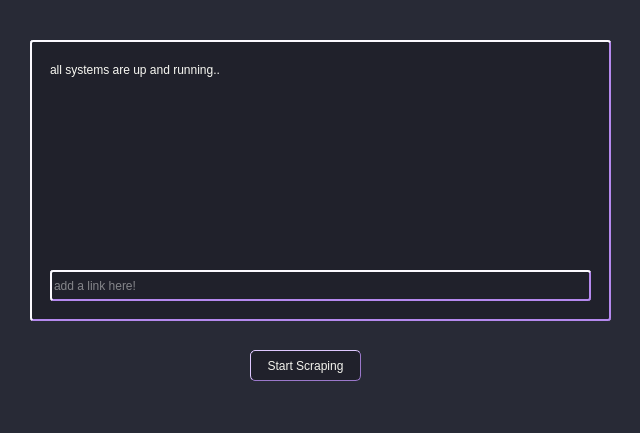
<?xml version="1.0" encoding="UTF-8"?>
<ui version="4.0">
 <class>MainWindow</class>
 <widget class="QMainWindow" name="MainWindow">
  <property name="geometry">
   <rect>
    <x>0</x>
    <y>0</y>
    <width>640</width>
    <height>433</height>
   </rect>
  </property>
  <property name="minimumSize">
   <size>
    <width>640</width>
    <height>433</height>
   </size>
  </property>
  <property name="maximumSize">
   <size>
    <width>640</width>
    <height>433</height>
   </size>
  </property>
  <property name="palette">
   <palette>
    <active>
     <colorrole role="WindowText">
      <brush brushstyle="SolidPattern">
       <color alpha="216">
        <red>255</red>
        <green>255</green>
        <blue>255</blue>
       </color>
      </brush>
     </colorrole>
     <colorrole role="Button">
      <brush brushstyle="SolidPattern">
       <color alpha="255">
        <red>40</red>
        <green>42</green>
        <blue>54</blue>
       </color>
      </brush>
     </colorrole>
     <colorrole role="Light">
      <brush brushstyle="SolidPattern">
       <color alpha="255">
        <red>55</red>
        <green>55</green>
        <blue>55</blue>
       </color>
      </brush>
     </colorrole>
     <colorrole role="Midlight">
      <brush brushstyle="SolidPattern">
       <color alpha="255">
        <red>52</red>
        <green>52</green>
        <blue>52</blue>
       </color>
      </brush>
     </colorrole>
     <colorrole role="Dark">
      <brush brushstyle="SolidPattern">
       <color alpha="255">
        <red>191</red>
        <green>191</green>
        <blue>191</blue>
       </color>
      </brush>
     </colorrole>
     <colorrole role="Mid">
      <brush brushstyle="SolidPattern">
       <color alpha="255">
        <red>36</red>
        <green>36</green>
        <blue>36</blue>
       </color>
      </brush>
     </colorrole>
     <colorrole role="Text">
      <brush brushstyle="SolidPattern">
       <color alpha="216">
        <red>255</red>
        <green>255</green>
        <blue>255</blue>
       </color>
      </brush>
     </colorrole>
     <colorrole role="BrightText">
      <brush brushstyle="SolidPattern">
       <color alpha="255">
        <red>55</red>
        <green>55</green>
        <blue>55</blue>
       </color>
      </brush>
     </colorrole>
     <colorrole role="ButtonText">
      <brush brushstyle="SolidPattern">
       <color alpha="255">
        <red>0</red>
        <green>0</green>
        <blue>0</blue>
       </color>
      </brush>
     </colorrole>
     <colorrole role="Base">
      <brush brushstyle="SolidPattern">
       <color alpha="255">
        <red>40</red>
        <green>42</green>
        <blue>54</blue>
       </color>
      </brush>
     </colorrole>
     <colorrole role="Window">
      <brush brushstyle="SolidPattern">
       <color alpha="255">
        <red>40</red>
        <green>42</green>
        <blue>54</blue>
       </color>
      </brush>
     </colorrole>
     <colorrole role="Shadow">
      <brush brushstyle="SolidPattern">
       <color alpha="255">
        <red>0</red>
        <green>0</green>
        <blue>0</blue>
       </color>
      </brush>
     </colorrole>
     <colorrole role="Highlight">
      <brush brushstyle="SolidPattern">
       <color alpha="255">
        <red>49</red>
        <green>79</green>
        <blue>120</blue>
       </color>
      </brush>
     </colorrole>
     <colorrole role="HighlightedText">
      <brush brushstyle="SolidPattern">
       <color alpha="216">
        <red>255</red>
        <green>255</green>
        <blue>255</blue>
       </color>
      </brush>
     </colorrole>
     <colorrole role="Link">
      <brush brushstyle="SolidPattern">
       <color alpha="255">
        <red>80</red>
        <green>229</green>
        <blue>123</blue>
       </color>
      </brush>
     </colorrole>
     <colorrole role="LinkVisited">
      <brush brushstyle="SolidPattern">
       <color alpha="255">
        <red>255</red>
        <green>119</green>
        <blue>198</blue>
       </color>
      </brush>
     </colorrole>
     <colorrole role="AlternateBase">
      <brush brushstyle="SolidPattern">
       <color alpha="255">
        <red>152</red>
        <green>152</green>
        <blue>152</blue>
       </color>
      </brush>
     </colorrole>
     <colorrole role="NoRole">
      <brush brushstyle="SolidPattern">
       <color alpha="255">
        <red>0</red>
        <green>0</green>
        <blue>0</blue>
       </color>
      </brush>
     </colorrole>
     <colorrole role="ToolTipBase">
      <brush brushstyle="SolidPattern">
       <color alpha="63">
        <red>255</red>
        <green>255</green>
        <blue>255</blue>
       </color>
      </brush>
     </colorrole>
     <colorrole role="ToolTipText">
      <brush brushstyle="SolidPattern">
       <color alpha="255">
        <red>0</red>
        <green>0</green>
        <blue>0</blue>
       </color>
      </brush>
     </colorrole>
     <colorrole role="PlaceholderText">
      <brush brushstyle="SolidPattern">
       <color alpha="255">
        <red>0</red>
        <green>0</green>
        <blue>0</blue>
       </color>
      </brush>
     </colorrole>
    </active>
    <inactive>
     <colorrole role="WindowText">
      <brush brushstyle="SolidPattern">
       <color alpha="216">
        <red>255</red>
        <green>255</green>
        <blue>255</blue>
       </color>
      </brush>
     </colorrole>
     <colorrole role="Button">
      <brush brushstyle="SolidPattern">
       <color alpha="255">
        <red>50</red>
        <green>50</green>
        <blue>50</blue>
       </color>
      </brush>
     </colorrole>
     <colorrole role="Light">
      <brush brushstyle="SolidPattern">
       <color alpha="255">
        <red>55</red>
        <green>55</green>
        <blue>55</blue>
       </color>
      </brush>
     </colorrole>
     <colorrole role="Midlight">
      <brush brushstyle="SolidPattern">
       <color alpha="255">
        <red>52</red>
        <green>52</green>
        <blue>52</blue>
       </color>
      </brush>
     </colorrole>
     <colorrole role="Dark">
      <brush brushstyle="SolidPattern">
       <color alpha="255">
        <red>191</red>
        <green>191</green>
        <blue>191</blue>
       </color>
      </brush>
     </colorrole>
     <colorrole role="Mid">
      <brush brushstyle="SolidPattern">
       <color alpha="255">
        <red>36</red>
        <green>36</green>
        <blue>36</blue>
       </color>
      </brush>
     </colorrole>
     <colorrole role="Text">
      <brush brushstyle="SolidPattern">
       <color alpha="216">
        <red>255</red>
        <green>255</green>
        <blue>255</blue>
       </color>
      </brush>
     </colorrole>
     <colorrole role="BrightText">
      <brush brushstyle="SolidPattern">
       <color alpha="255">
        <red>55</red>
        <green>55</green>
        <blue>55</blue>
       </color>
      </brush>
     </colorrole>
     <colorrole role="ButtonText">
      <brush brushstyle="SolidPattern">
       <color alpha="255">
        <red>0</red>
        <green>0</green>
        <blue>0</blue>
       </color>
      </brush>
     </colorrole>
     <colorrole role="Base">
      <brush brushstyle="SolidPattern">
       <color alpha="255">
        <red>23</red>
        <green>23</green>
        <blue>23</blue>
       </color>
      </brush>
     </colorrole>
     <colorrole role="Window">
      <brush brushstyle="SolidPattern">
       <color alpha="255">
        <red>50</red>
        <green>50</green>
        <blue>50</blue>
       </color>
      </brush>
     </colorrole>
     <colorrole role="Shadow">
      <brush brushstyle="SolidPattern">
       <color alpha="255">
        <red>0</red>
        <green>0</green>
        <blue>0</blue>
       </color>
      </brush>
     </colorrole>
     <colorrole role="Highlight">
      <brush brushstyle="SolidPattern">
       <color alpha="255">
        <red>54</red>
        <green>54</green>
        <blue>54</blue>
       </color>
      </brush>
     </colorrole>
     <colorrole role="HighlightedText">
      <brush brushstyle="SolidPattern">
       <color alpha="216">
        <red>255</red>
        <green>255</green>
        <blue>255</blue>
       </color>
      </brush>
     </colorrole>
     <colorrole role="Link">
      <brush brushstyle="SolidPattern">
       <color alpha="255">
        <red>0</red>
        <green>0</green>
        <blue>255</blue>
       </color>
      </brush>
     </colorrole>
     <colorrole role="LinkVisited">
      <brush brushstyle="SolidPattern">
       <color alpha="255">
        <red>255</red>
        <green>0</green>
        <blue>255</blue>
       </color>
      </brush>
     </colorrole>
     <colorrole role="AlternateBase">
      <brush brushstyle="SolidPattern">
       <color alpha="255">
        <red>152</red>
        <green>152</green>
        <blue>152</blue>
       </color>
      </brush>
     </colorrole>
     <colorrole role="NoRole">
      <brush brushstyle="NoBrush">
       <color alpha="255">
        <red>0</red>
        <green>0</green>
        <blue>0</blue>
       </color>
      </brush>
     </colorrole>
     <colorrole role="ToolTipBase">
      <brush brushstyle="SolidPattern">
       <color alpha="63">
        <red>255</red>
        <green>255</green>
        <blue>255</blue>
       </color>
      </brush>
     </colorrole>
     <colorrole role="ToolTipText">
      <brush brushstyle="SolidPattern">
       <color alpha="255">
        <red>0</red>
        <green>0</green>
        <blue>0</blue>
       </color>
      </brush>
     </colorrole>
     <colorrole role="PlaceholderText">
      <brush brushstyle="NoBrush">
       <color alpha="255">
        <red>0</red>
        <green>0</green>
        <blue>0</blue>
       </color>
      </brush>
     </colorrole>
    </inactive>
    <disabled>
     <colorrole role="WindowText">
      <brush brushstyle="SolidPattern">
       <color alpha="63">
        <red>255</red>
        <green>255</green>
        <blue>255</blue>
       </color>
      </brush>
     </colorrole>
     <colorrole role="Button">
      <brush brushstyle="SolidPattern">
       <color alpha="255">
        <red>40</red>
        <green>42</green>
        <blue>54</blue>
       </color>
      </brush>
     </colorrole>
     <colorrole role="Light">
      <brush brushstyle="SolidPattern">
       <color alpha="255">
        <red>55</red>
        <green>55</green>
        <blue>55</blue>
       </color>
      </brush>
     </colorrole>
     <colorrole role="Midlight">
      <brush brushstyle="SolidPattern">
       <color alpha="255">
        <red>52</red>
        <green>52</green>
        <blue>52</blue>
       </color>
      </brush>
     </colorrole>
     <colorrole role="Dark">
      <brush brushstyle="SolidPattern">
       <color alpha="255">
        <red>191</red>
        <green>191</green>
        <blue>191</blue>
       </color>
      </brush>
     </colorrole>
     <colorrole role="Mid">
      <brush brushstyle="SolidPattern">
       <color alpha="255">
        <red>36</red>
        <green>36</green>
        <blue>36</blue>
       </color>
      </brush>
     </colorrole>
     <colorrole role="Text">
      <brush brushstyle="SolidPattern">
       <color alpha="63">
        <red>255</red>
        <green>255</green>
        <blue>255</blue>
       </color>
      </brush>
     </colorrole>
     <colorrole role="BrightText">
      <brush brushstyle="SolidPattern">
       <color alpha="255">
        <red>55</red>
        <green>55</green>
        <blue>55</blue>
       </color>
      </brush>
     </colorrole>
     <colorrole role="ButtonText">
      <brush brushstyle="SolidPattern">
       <color alpha="255">
        <red>31</red>
        <green>31</green>
        <blue>31</blue>
       </color>
      </brush>
     </colorrole>
     <colorrole role="Base">
      <brush brushstyle="SolidPattern">
       <color alpha="255">
        <red>40</red>
        <green>42</green>
        <blue>54</blue>
       </color>
      </brush>
     </colorrole>
     <colorrole role="Window">
      <brush brushstyle="SolidPattern">
       <color alpha="255">
        <red>40</red>
        <green>42</green>
        <blue>54</blue>
       </color>
      </brush>
     </colorrole>
     <colorrole role="Shadow">
      <brush brushstyle="SolidPattern">
       <color alpha="255">
        <red>0</red>
        <green>0</green>
        <blue>0</blue>
       </color>
      </brush>
     </colorrole>
     <colorrole role="Highlight">
      <brush brushstyle="SolidPattern">
       <color alpha="255">
        <red>54</red>
        <green>54</green>
        <blue>54</blue>
       </color>
      </brush>
     </colorrole>
     <colorrole role="HighlightedText">
      <brush brushstyle="SolidPattern">
       <color alpha="63">
        <red>255</red>
        <green>255</green>
        <blue>255</blue>
       </color>
      </brush>
     </colorrole>
     <colorrole role="Link">
      <brush brushstyle="SolidPattern">
       <color alpha="255">
        <red>0</red>
        <green>0</green>
        <blue>255</blue>
       </color>
      </brush>
     </colorrole>
     <colorrole role="LinkVisited">
      <brush brushstyle="SolidPattern">
       <color alpha="255">
        <red>255</red>
        <green>0</green>
        <blue>255</blue>
       </color>
      </brush>
     </colorrole>
     <colorrole role="AlternateBase">
      <brush brushstyle="SolidPattern">
       <color alpha="255">
        <red>152</red>
        <green>152</green>
        <blue>152</blue>
       </color>
      </brush>
     </colorrole>
     <colorrole role="NoRole">
      <brush brushstyle="NoBrush">
       <color alpha="255">
        <red>0</red>
        <green>0</green>
        <blue>0</blue>
       </color>
      </brush>
     </colorrole>
     <colorrole role="ToolTipBase">
      <brush brushstyle="SolidPattern">
       <color alpha="63">
        <red>255</red>
        <green>255</green>
        <blue>255</blue>
       </color>
      </brush>
     </colorrole>
     <colorrole role="ToolTipText">
      <brush brushstyle="SolidPattern">
       <color alpha="255">
        <red>0</red>
        <green>0</green>
        <blue>0</blue>
       </color>
      </brush>
     </colorrole>
     <colorrole role="PlaceholderText">
      <brush brushstyle="NoBrush">
       <color alpha="255">
        <red>0</red>
        <green>0</green>
        <blue>0</blue>
       </color>
      </brush>
     </colorrole>
    </disabled>
   </palette>
  </property>
  <property name="windowTitle">
   <string>MainWindow</string>
  </property>
  <property name="autoFillBackground">
   <bool>false</bool>
  </property>
  <property name="styleSheet">
   <string notr="true">background-color: rgb(40, 42, 54);</string>
  </property>
  <property name="dockNestingEnabled">
   <bool>false</bool>
  </property>
  <widget class="QWidget" name="centralwidget">
   <property name="autoFillBackground">
    <bool>false</bool>
   </property>
   <property name="styleSheet">
    <string notr="true">background-color:rgb(40, 42, 54);</string>
   </property>
   <widget class="QWidget" name="widget" native="true">
    <property name="geometry">
     <rect>
      <x>30</x>
      <y>40</y>
      <width>581</width>
      <height>281</height>
     </rect>
    </property>
    <property name="palette">
     <palette>
      <active>
       <colorrole role="Button">
        <brush brushstyle="SolidPattern">
         <color alpha="255">
          <red>32</red>
          <green>33</green>
          <blue>43</blue>
         </color>
        </brush>
       </colorrole>
       <colorrole role="Base">
        <brush brushstyle="SolidPattern">
         <color alpha="255">
          <red>32</red>
          <green>33</green>
          <blue>43</blue>
         </color>
        </brush>
       </colorrole>
       <colorrole role="Window">
        <brush brushstyle="SolidPattern">
         <color alpha="255">
          <red>32</red>
          <green>33</green>
          <blue>43</blue>
         </color>
        </brush>
       </colorrole>
       <colorrole role="LinkVisited">
        <brush brushstyle="SolidPattern">
         <color alpha="255">
          <red>239</red>
          <green>113</green>
          <blue>187</blue>
         </color>
        </brush>
       </colorrole>
      </active>
      <inactive>
       <colorrole role="Button">
        <brush brushstyle="SolidPattern">
         <color alpha="255">
          <red>50</red>
          <green>50</green>
          <blue>50</blue>
         </color>
        </brush>
       </colorrole>
       <colorrole role="Base">
        <brush brushstyle="SolidPattern">
         <color alpha="255">
          <red>23</red>
          <green>23</green>
          <blue>23</blue>
         </color>
        </brush>
       </colorrole>
       <colorrole role="Window">
        <brush brushstyle="SolidPattern">
         <color alpha="255">
          <red>50</red>
          <green>50</green>
          <blue>50</blue>
         </color>
        </brush>
       </colorrole>
       <colorrole role="LinkVisited">
        <brush brushstyle="SolidPattern">
         <color alpha="255">
          <red>255</red>
          <green>0</green>
          <blue>255</blue>
         </color>
        </brush>
       </colorrole>
      </inactive>
      <disabled>
       <colorrole role="Button">
        <brush brushstyle="SolidPattern">
         <color alpha="255">
          <red>32</red>
          <green>33</green>
          <blue>43</blue>
         </color>
        </brush>
       </colorrole>
       <colorrole role="Base">
        <brush brushstyle="SolidPattern">
         <color alpha="255">
          <red>32</red>
          <green>33</green>
          <blue>43</blue>
         </color>
        </brush>
       </colorrole>
       <colorrole role="Window">
        <brush brushstyle="SolidPattern">
         <color alpha="255">
          <red>32</red>
          <green>33</green>
          <blue>43</blue>
         </color>
        </brush>
       </colorrole>
       <colorrole role="LinkVisited">
        <brush brushstyle="SolidPattern">
         <color alpha="255">
          <red>255</red>
          <green>0</green>
          <blue>255</blue>
         </color>
        </brush>
       </colorrole>
      </disabled>
     </palette>
    </property>
    <property name="autoFillBackground">
     <bool>false</bool>
    </property>
    <property name="styleSheet">
     <string notr="true">background-color: rgb(32, 33, 43);
border-style:outset;
border-width: 2px;
border-color: rgb(181, 137, 238);
border-radius: 3px;</string>
    </property>
    <widget class="QLabel" name="label">
     <property name="geometry">
      <rect>
       <x>20</x>
       <y>20</y>
       <width>451</width>
       <height>20</height>
      </rect>
     </property>
     <property name="styleSheet">
      <string notr="true">border:none;</string>
     </property>
     <property name="text">
      <string>&lt;html&gt;&lt;head/&gt;&lt;body&gt;&lt;p&gt;&lt;span style=&quot; color:#f8f8f2;&quot;&gt;all systems are up and running..&lt;/span&gt;&lt;/p&gt;&lt;/body&gt;&lt;/html&gt;</string>
     </property>
    </widget>
    <widget class="QLineEdit" name="input">
     <property name="geometry">
      <rect>
       <x>20</x>
       <y>230</y>
       <width>541</width>
       <height>31</height>
      </rect>
     </property>
     <property name="statusTip">
      <string/>
     </property>
     <property name="whatsThis">
      <string/>
     </property>
     <property name="accessibleName">
      <string/>
     </property>
     <property name="accessibleDescription">
      <string/>
     </property>
     <property name="styleSheet">
      <string notr="true">color:rgb(231, 231, 231)</string>
     </property>
     <property name="inputMask">
      <string/>
     </property>
     <property name="text">
      <string/>
     </property>
     <property name="placeholderText">
      <string>add a link here!</string>
     </property>
    </widget>
   </widget>
   <widget class="QPushButton" name="pushButton">
    <property name="geometry">
     <rect>
      <x>250</x>
      <y>350</y>
      <width>111</width>
      <height>31</height>
     </rect>
    </property>
    <property name="autoFillBackground">
     <bool>false</bool>
    </property>
    <property name="styleSheet">
     <string notr="true">border-color: rgb(155, 120, 203);
color: rgb(243, 243, 237);
border-style:outset;
border-width: 1px;
border-radius: 5px;
background-color: rgb(32, 33, 43);
</string>
    </property>
    <property name="text">
     <string>Start Scraping</string>
    </property>
    <property name="checkable">
     <bool>false</bool>
    </property>
    <property name="autoDefault">
     <bool>false</bool>
    </property>
    <property name="default">
     <bool>false</bool>
    </property>
    <property name="flat">
     <bool>false</bool>
    </property>
   </widget>
  </widget>
  <widget class="QMenuBar" name="menubar">
   <property name="geometry">
    <rect>
     <x>0</x>
     <y>0</y>
     <width>640</width>
     <height>24</height>
    </rect>
   </property>
   <property name="autoFillBackground">
    <bool>false</bool>
   </property>
   <property name="styleSheet">
    <string notr="true">background-color:rgb(40, 42, 54);</string>
   </property>
  </widget>
  <widget class="QStatusBar" name="statusbar">
   <property name="autoFillBackground">
    <bool>false</bool>
   </property>
   <property name="styleSheet">
    <string notr="true">background-color:rgb(40, 42, 54);</string>
   </property>
  </widget>
 </widget>
 <resources/>
 <connections/>
</ui>
